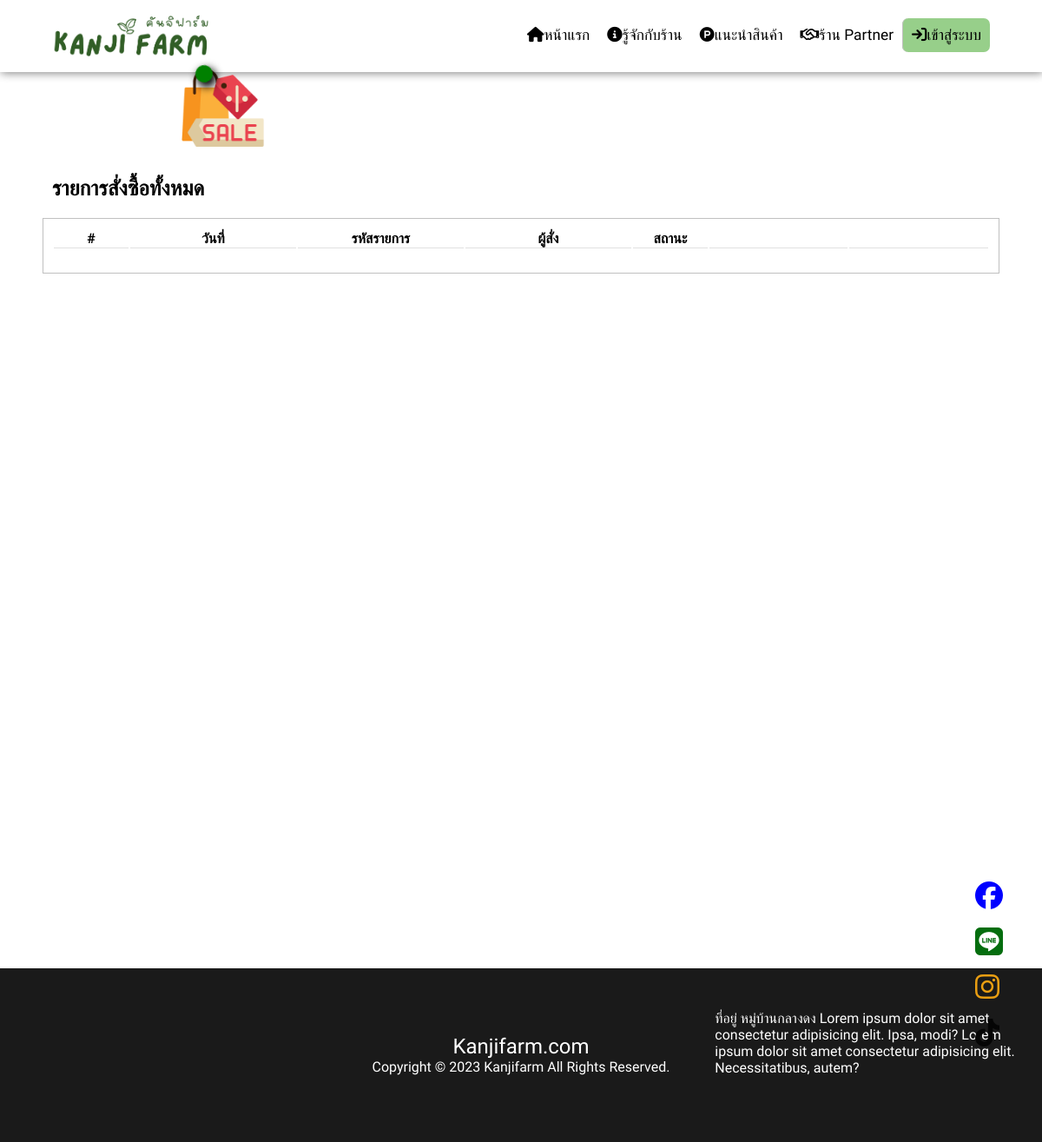
Page /list_cart.php (signed in) on the earlier database version.
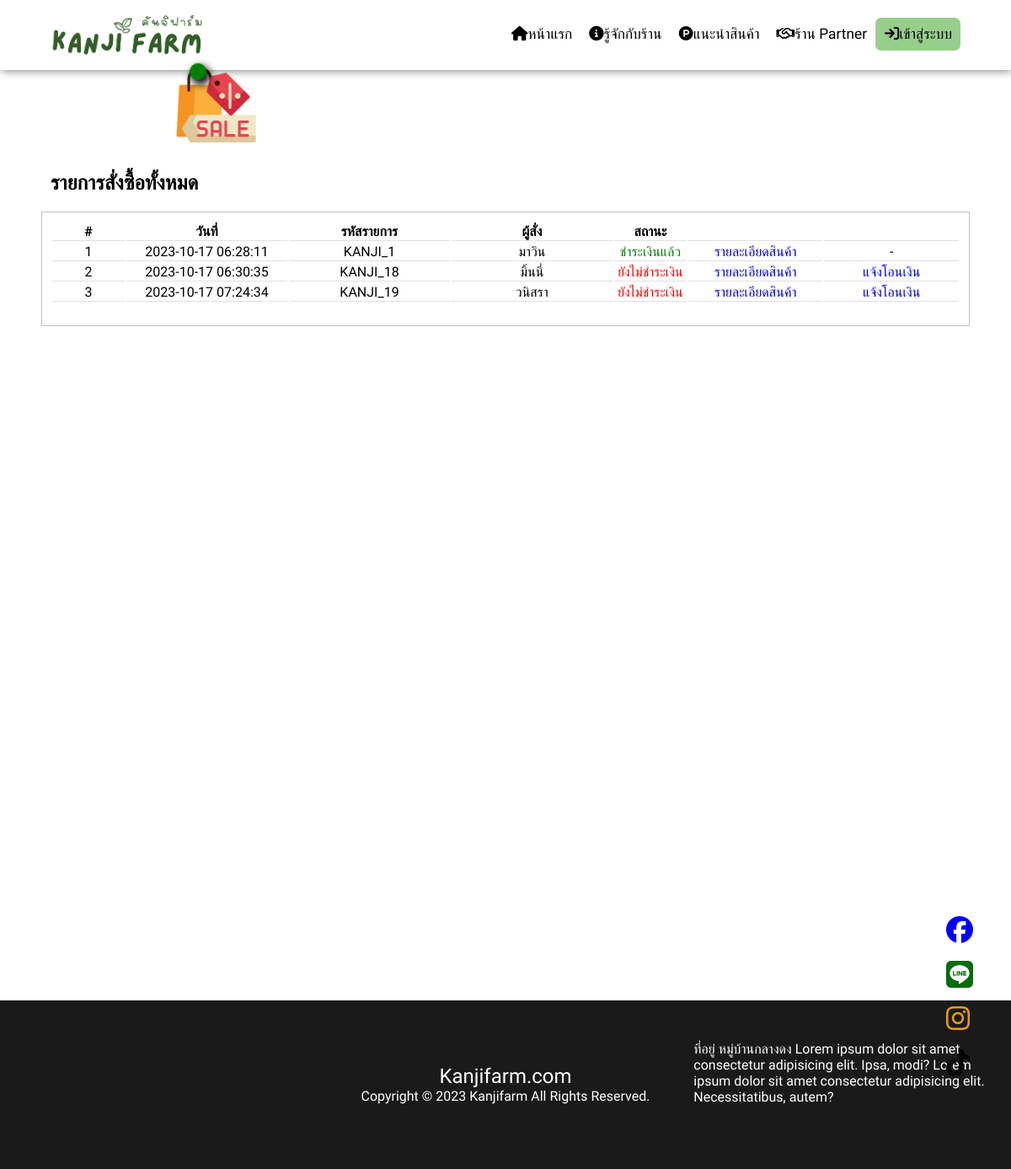
Same page on the later database version.
### tables this page shows
CREATE TABLE `kanji_orders` (
  `PRM_ID` int(10) NOT NULL,
  `ORDER_ID` varchar(20) NOT NULL,
  `FIST_NAME` varchar(100) NOT NULL,
  `LAST_NAME` varchar(100) NOT NULL,
  `ORDER_TIMESTAMP` timestamp NOT NULL DEFAULT current_timestamp(),
  `ORDER_STATUS` int(2) NOT NULL DEFAULT 2,
  `JUNGWAT` varchar(100) NOT NULL,
  `AMPHOR` varchar(100) NOT NULL,
  `TUMBON` varchar(100) NOT NULL,
  `PROVINCE` varchar(20) NOT NULL,
  `ADDRESS_NUMBER` varchar(300) NOT NULL,
  `ADDRESS_MOO` varchar(300) NOT NULL,
  `TEL` varchar(20) NOT NULL,
  `USER_ID` int(20) NOT NULL
);

### list_cart.php (the view, shortened to what this page needs)
<!DOCTYPE html>
<html lang="en">
<head>
    <link rel="stylesheet" href="./style.css">
</head>
<body>
<div id="wrapper">
    <?php include ('./header-template.php'); ?>
    <div class="tabbar-checkout">
        <h2 class="">รายการสั่งซื้อทั้งหมด</h2>
    </div>
    <div class="containers">
        <article class="container-list-cart">
            <section class="list-cart" style="overflow: auto;">
                <table class="table" id="table">
                    <thead style="overflow: auto;">
                        <tr>
                            <th style="width:80px;text-align: center;">#</th>
                            <th style="width:180px;text-align: center;">วันที่</th>
                            <th style="width:180px;text-align: center;">รหัสรายการ</th>
                            <th style="width:180px;text-align: center;">ผู้สั่ง</th>
                            <th style="width:80px;text-align: center;">สถานะ</th>
                            <th style="width:150px;text-align: left;"></th>
                            <th style="width:150px;text-align: left;"></th>
                        </tr>
                    </thead>
                    <tbody style="overflow: auto;">
                    <?php
                        $sql = "SELECT * FROM `kanji_orders` WHERE ? AND USER_ID = ?";
                        $stmt = Connection::$pdo->prepare($sql);
                        $stmt->execute(array('1=1',$_SESSION['AUTHEN_USER_ID']));
                        $number = 0;
                        while($R = $stmt->fetch(PDO::FETCH_ASSOC)):
                            $number = $number + 1;
                            $orderID    = $R['ORDER_ID'];
                            $FIST_NAME  = $R['FIST_NAME'];
                            $ORDER_TIMESTAMP = $R['ORDER_TIMESTAMP'];
                            $ORDER_STATUS    = $R['ORDER_STATUS'];
                            $ORDER_STATUS_IF = 'ยังไม่ชำระเงิน';
                            $STATUS_COLOR = "RED";
                            $BTN_PAYMENT = "<a class='btn' href='./success_form.php?codeid=$orderID'>แจ้งโอนเงิน</a>";
                            if($ORDER_STATUS == '1'):
                                $STATUS_COLOR = "GREEN";
                                $ORDER_STATUS_IF = 'ชำระเงินแล้ว';
                                $BTN_PAYMENT = "-";
                            endif;
                            echo <<<ORDER
                                <tr>
                                    <td style="text-align: center;">$number</td>
                                    <td style="text-align: center;">$ORDER_TIMESTAMP</td>
                                    <td style="text-align: center;">$orderID</td>
                                    <td style="text-align: center;">$FIST_NAME</td>
                                    <td style="text-align: left;">
                                        <font color="$STATUS_COLOR">$ORDER_STATUS_IF</font>
                                    </td>
                                    <td>
                                        <a class="btn">รายละเอียดสินค้า</a>
                                    </td>
                                    <td>$BTN_PAYMENT</td>
                                </tr>
                            ORDER;
                        endwhile;
                    ?>
                    </tbody>
                </table>
            </section>
        </article>
    </div>
    <?php include ('./footer-template.php'); ?>
</div>
</body>
</html>

Differences in the rows shown:
added kanji_orders: ORDER_TIMESTAMP "2023-10-17 06:28:11", ORDER_ID "KANJI_1", FIST_NAME "มาวิน", ORDER_STATUS "ชำระเงินแล้ว", ORDER_STATUS "-"
added kanji_orders: ORDER_TIMESTAMP "2023-10-17 06:30:35", ORDER_ID "KANJI_18", FIST_NAME "มิ้นนี่", ORDER_STATUS_IF "ยังไม่ชำระเงิน"
added kanji_orders: ORDER_TIMESTAMP "2023-10-17 07:24:34", ORDER_ID "KANJI_19", FIST_NAME "วนิสรา", ORDER_STATUS_IF "ยังไม่ชำระเงิน"
